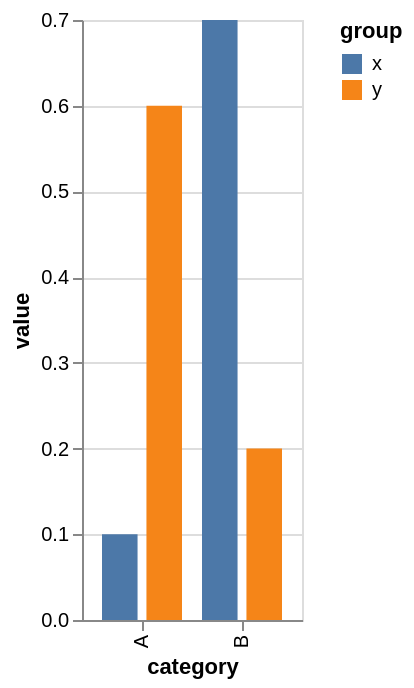

Vega-Lite specification for this chart:
### Vega-Lite specification from a JSON file in a GitHub repository (floating-point values rounded to 4 significant figures)
{"$schema": "https://vega.github.io/schema/vega-lite/v6.json", "description": "A step that belongs to the outer band rather than to one mark inside it.", "data": {"values": [{"category": "A", "group": "x", "value": 0.1}, {"category": "A", "group": "y", "value": 0.6}, {"category": "B", "group": "x", "value": 0.7}, {"category": "B", "group": "y", "value": 0.2}]}, "width": {"step": 50, "for": "position"}, "mark": "bar", "encoding": {"x": {"field": "category", "scale": {"padding": 0.2}}, "y": {"field": "value", "type": "quantitative"}, "xOffset": {"field": "group", "scale": {"paddingInner": 0.2}}, "color": {"field": "group"}}}
